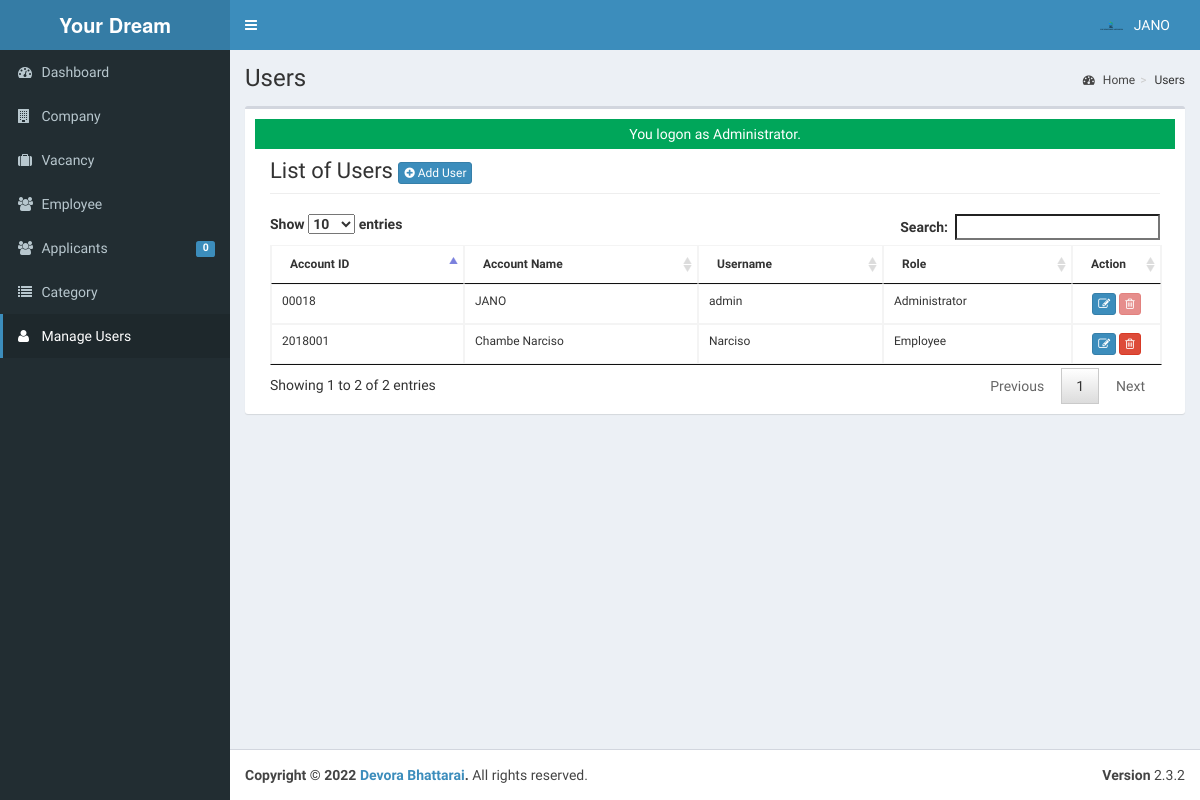
/admin/user/index.php (signed in), run on an earlier commit of the app's database.
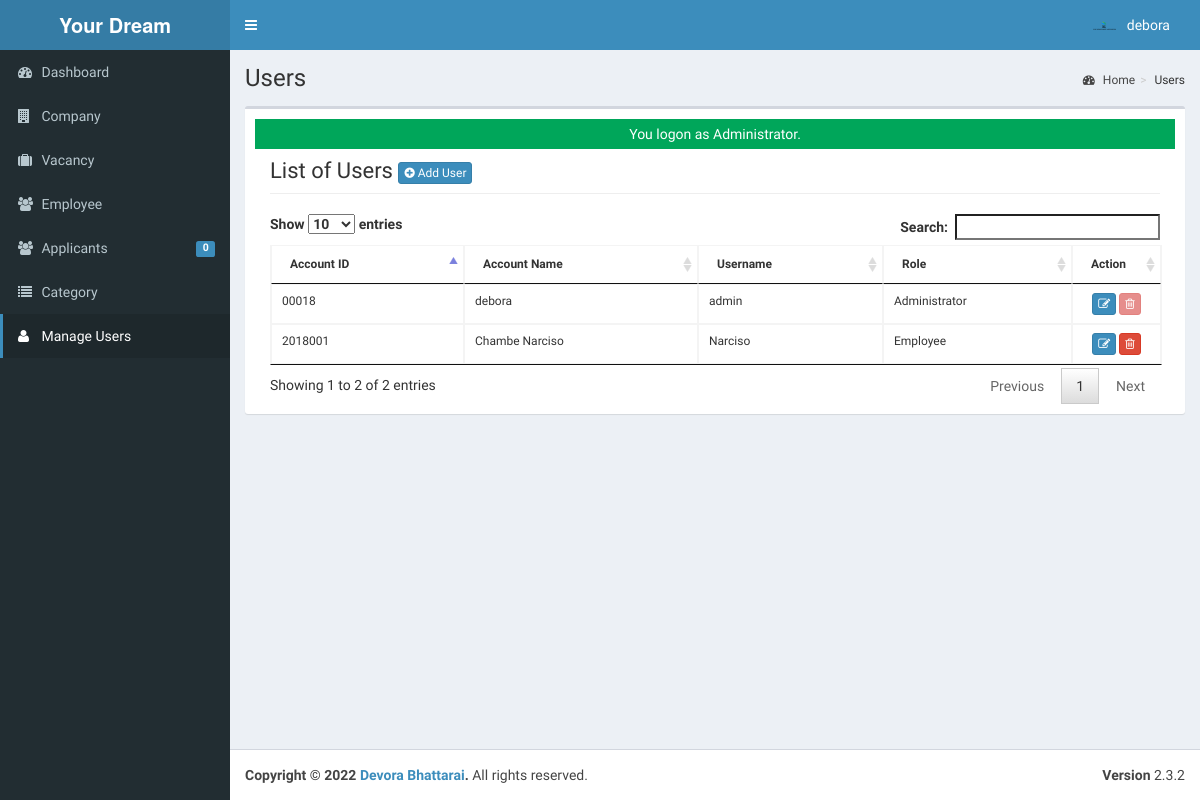
And on a later commit of the database.
### tables this page shows
CREATE TABLE `tblusers` (
  `USERID` varchar(30) NOT NULL,
  `FULLNAME` varchar(40) NOT NULL,
  `USERNAME` varchar(90) NOT NULL,
  `PASS` varchar(90) NOT NULL,
  `ROLE` varchar(30) NOT NULL,
  `PICLOCATION` varchar(255) NOT NULL
);

### admin/user/index.php (called while the page is built, shortened)
<?php
require_once("../../include/initialize.php");
 $title="Users";
require_once ("../theme/templates.php");
?>

### include/database.php (called while the page is built, shortened)
<?php
class Database {
	var $query = '';
	public $conn;
	public function open_connection() {
		try {
		$this->conn = new PDO("mysql:host=".server.";dbname=".database_name. "", user,pass);
		$this->conn->setAttribute(PDO::ATTR_ERRMODE, PDO::ERRMODE_EXCEPTION);
		}catch(PDOException $e){
			echo "Problem in database connection! Contact administrator!". $e->getMessage();
		}
	}
	function setQuery($sql='') {
		try {
		   $this->sql_string=$sql;
			$this->query = $this->conn->prepare($this->sql_string);
			$this->query->execute();
		  } catch (PDOException $e) {
		    echo "Failed to get query handle: " . $e->getMessage() . "\n";
		    exit;
		  }
	}
	function loadResultList() {
		$results = $this->query->fetchAll(PDO::FETCH_OBJ);
		return $results;
	}
	function loadSingleResult() {
		$results = $this->query->fetch(PDO::FETCH_OBJ);
		return $results;
	}
}
$mydb = new Database();
?>

### include/accounts.php (called while the page is built, shortened)
<?php
require_once(LIB_PATH.DS.'database.php');
class User {
	protected static  $tblname = "tblusers";
	function single_user($id=""){
			global $mydb;
			$mydb->setQuery("SELECT * FROM ".self::$tblname."
				Where USERID= '{$id}' LIMIT 1");
			$cur = $mydb->loadSingleResult();
			return $cur;
	}
}
?>

### include/function.php (called while the page is built, shortened)
<?php
function currentpage(){
		$this_page = $_SERVER['SCRIPT_NAME'];
	    $bits = explode('/',$this_page);
		 return $bits[3];
	}
		?>

### admin/user/list.php (the view, shortened to what this page needs)
    	 <div class="col-lg-12">
         <h1 class="page-header">List of Users  <a href="index.php?view=add" class="btn btn-primary btn-xs  ">  <i class="fa fa-plus-circle fw-fa"></i> Add User</a>  </h1>
    		</div>
		 	<div class="col-lg-12">
	<table id="dash-table" class="table  table-bordered table-hover table-responsive" style="font-size:12px;" cellspacing="0">
	  <thead>
	  	<tr>
	  		<th>Account ID</th>
	  		<th> Account Name</th>
	  		<th>Username</th>
	  		<th>Role</th>
	  		<th width="10%" >Action</th>
	  	</tr>
	  </thead>
	  <tbody>
	  	<?php
	  		$mydb->setQuery("SELECT *
								FROM  `tblusers`");
	  		$cur = $mydb->loadResultList();
			foreach ($cur as $result) {
	  		echo '<tr>';
	  		echo '<td>' . $result->USERID.'</a></td>';
	  		echo '<td>' . $result->FULLNAME.'</a></td>';
	  		echo '<td>'. $result->USERNAME.'</td>';
	  		echo '<td>'. $result->ROLE.'</td>';
	  		If($result->USERID==$_SESSION['ADMIN_USERID'] || $result->ROLE=='MainAdministrator' || $result->ROLE=='Administrator') {
	  			$active = "Disabled";
	  		}else{
	  			$active = "";
	  		}
	  		echo '<td align="center" > <a title="Edit" href="index.php?view=edit&id='.$result->USERID.'"  class="btn btn-primary btn-xs  ">  <span class="fa fa-edit fw-fa"></span></a>
	  					 <a title="Delete" href="controller.php?action=delete&id='.$result->USERID.'" class="btn btn-danger btn-xs" '.$active.'><span class="fa fa-trash-o fw-fa"></span> </a>
	  					 </td>';
	  		echo '</tr>';
	  	}
	  	?>
	  </tbody>
	</table>
</div>

### admin/theme/templates.php (shortened to what this page needs)
<!DOCTYPE html>
<html>
    <head>
        <link rel="stylesheet" href="<?php echo web_root;?>bootstrap/css/bootstrap.min.css">
        <link rel="stylesheet" href="<?php echo web_root;?>plugins/font-awesome/css/font-awesome.min.css">
        <link rel="stylesheet" href="<?php echo web_root;?>dist/css/AdminLTE.min.css">
        <link rel="stylesheet" href="<?php echo web_root;?>dist/css/skins/_all-skins.min.css">
        <link rel="stylesheet" href="<?php echo web_root;?>plugins/iCheck/flat/blue.css">
        <link rel="stylesheet" href="<?php echo web_root;?>plugins/morris/morris.css">
        <link rel="stylesheet" href="<?php echo web_root;?>plugins/jvectormap/jquery-jvectormap-1.2.2.css">
        <link href="<?php echo web_root; ?>plugins/datepicker/bootstrap-datetimepicker.min.css" rel="stylesheet" media="screen">
        <link rel="stylesheet" href="<?php echo web_root;?>plugins/dataTables/jquery.dataTables.min.css">
        <link rel="stylesheet" href="<?php echo web_root;?>plugins/bootstrap-wysihtml5/bootstrap3-wysihtml5.min.css">
    </head>
 <body class="hold-transition skin-blue fixed sidebar-mini">
<div class="wrapper">
  <header class="main-header">
    <a href="<?php echo web_root;?>/admin/" class="logo">
      <span class="logo-lg"><b>Your Dream</b></span>
    </a>
    <nav class="navbar navbar-static-top" role="navigation">
      <a href="#" class="sidebar-toggle" data-toggle="offcanvas" role="button">
      </a>
      <div class="navbar-custom-menu">
        <ul class="nav navbar-nav">
          <?php
              $user = New User();
              $singleuser = $user->single_user($_SESSION['ADMIN_USERID']);
          ?>
          <li class="dropdown user user-menu" style="padding-right: 15px;"  >
            <a href="#" class="dropdown-toggle" data-toggle="dropdown">
              <img src="<?php echo web_root.'admin/user/'. $singleuser->PICLOCATION;?>" class="user-image" alt="User Image">
              <span class="hidden-xs"><?php echo $singleuser->FULLNAME; ?></span>
            </a>
          </li>
        </ul>
      </div>
    </nav>
  </header>
  <aside class="main-sidebar">
    <section class="sidebar">
      <ul class="sidebar-menu">
        <li  class="<?php echo (currentpage() == 'index.php') ? "active" : false;?>" >
          <a href="<?php echo web_root ;?>admin/">
            <i class="fa fa-dashboard"></i> <span>Dashboard</span>
          </a>
        </li>
        <li class="<?php echo (currentpage() == 'company') ? "active" : false;?>" >
          <a href="<?php echo web_root ;?>admin/company/">
            <i class="fa fa-building"></i> <span>Company</span>
          </a>
        </li>
        <li class="<?php echo (currentpage() == 'vacancy') ? "active" : false;?>" >
          <a href="<?php echo web_root ;?>admin/vacancy/">
            <i class="fa fa-suitcase"></i> <span>Vacancy</span>
          </a>
        </li>
        <li class="<?php echo (currentpage() == 'employee') ? "active" : false;?>" >
          <a href="<?php echo web_root ;?>admin/employee/">
            <i class="fa fa-users"></i> <span>Employee</span>
          </a>
        </li>
        <li class="<?php echo (currentpage() == 'applicants') ? "active" : false;?>" >
          <a href="<?php echo web_root ;?>admin/applicants/">
            <i class="fa fa-users"></i> <span>Applicants</span>
            <span class="label label-primary pull-right">
              <?php
                $sql = "SELECT count(*) as 'APPL' FROM `tbljobregistration` WHERE `PENDINGAPPLICATION`=1";
                $mydb->setQuery($sql);
                $pending = $mydb->loadSingleResult();
                echo $pending->APPL;
              ?>
            </span>
          </a>
        </li>
        <li class="<?php echo (currentpage() == 'category') ? "active" : false;?>" >
          <a href="<?php echo web_root ;?>admin/category/">
            <i class="fa fa-list"></i> <span>Category</span>
          </a>
        </li>
         <li class="<?php echo (currentpage() == 'user') ? "active" : false;?>">
          <a href="<?php echo web_root; ?>admin/user/">
            <i class="fa fa-user"></i> <span>Manage Users</span> </a>
        </li>
      </ul>
    </section>
  </aside>
  <div class="content-wrapper">
  <section class="content-header">
      <h1>
        <?php echo isset($title) ? $title : ''; ?>
      </h1>
      <ol class="breadcrumb">
        <?php
          if ($title!='Home') {
            $active_title = '';
            if (isset($_GET['view'])) {
              $active_title = '<li class='.$active_title.'><a href="index.php">'.$title.'</a></li>';
            }else{
              $active_title = '<li class='.$active_title.'>'.$title.'</li>';
            }
            echo '<li><a href='.web_root.'admin/><i class="fa fa-dashboard"></i> Home</a></li>';
            echo  $active_title;
          }
        ?>
      </ol>
    </section>
         <section class="content">
          <div class="row">
            <div class="col-xs-12">
              <div class="box">
                <div class="box-body">
              <?php
               check_message();
               require_once $content;
               ?>
             </div>
             </div>
           </div>
         </div>
         </section>
 </div>
  <footer class="main-footer">
    <div class="pull-right hidden-xs">
      <b>Version</b> 2.3.2
    </div>
    <strong>Copyright &copy; 2022 <a href="#">Devora Bhattarai</a>.</strong> All rights
    reserved.
  </footer>
    </body>
</html>

### include/session.php (shortened to what this page needs)
		<?php
	function check_message(){
		if(isset($_SESSION['message'])){
			if(isset($_SESSION['msgtype'])){
				if ($_SESSION['msgtype']=="info"){
	 				echo  '<div class="alert-info" style="height:30px;text-align:center;padding:5px">'. $_SESSION['message'] . '</div>';
				}elseif($_SESSION['msgtype']=="error"){
					echo  '<div class="alert alert-danger" style="height:30px;text-align:center;padding:5px">' . $_SESSION['message'] . '</div>';
				}elseif($_SESSION['msgtype']=="success"){
					echo  '<div class="alert-success" style="height:30px;text-align:center;padding:5px">' . $_SESSION['message'] . '</div>';
				}
	   		}
		}
	}
?>

What changed in the data, as far as the page shows it:
changed tblusers "admin": FULLNAME "JANO" → "debora"
